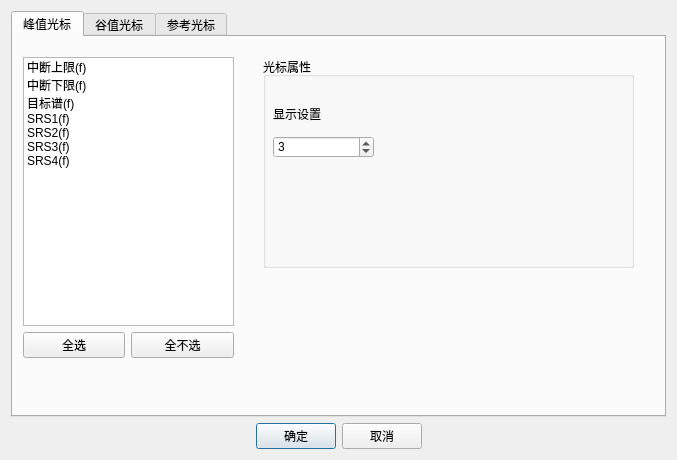
<?xml version="1.0" encoding="UTF-8"?>
<ui version="4.0">
 <class>mouseSettingDialog</class>
 <widget class="QDialog" name="mouseSettingDialog">
  <property name="geometry">
   <rect>
    <x>0</x>
    <y>0</y>
    <width>677</width>
    <height>460</height>
   </rect>
  </property>
  <property name="windowTitle">
   <string>Dialog</string>
  </property>
  <property name="styleSheet">
   <string notr="true">mouseSettingDialog{
font: 290 14pt &quot;Microsoft YaHei&quot;;
background-color:qlineargradient(spread:pad, x1:0.269528, y1:0.34, x2:1, y2:1, stop:0 rgba(0, 40, 143, 255), stop:1 rgba(255, 255, 255, 255))}</string>
  </property>
  <layout class="QGridLayout" name="gridLayout_2">
   <item row="0" column="0">
    <layout class="QGridLayout" name="gridLayout">
     <item row="1" column="0">
      <layout class="QHBoxLayout" name="horizontalLayout">
       <item>
        <spacer name="horizontalSpacer">
         <property name="orientation">
          <enum>Qt::Horizontal</enum>
         </property>
         <property name="sizeHint" stdset="0">
          <size>
           <width>40</width>
           <height>20</height>
          </size>
         </property>
        </spacer>
       </item>
       <item>
        <widget class="QPushButton" name="pushButton">
         <property name="text">
          <string>确定</string>
         </property>
        </widget>
       </item>
       <item>
        <widget class="QPushButton" name="pushButton_2">
         <property name="text">
          <string>取消</string>
         </property>
        </widget>
       </item>
       <item>
        <spacer name="horizontalSpacer_2">
         <property name="orientation">
          <enum>Qt::Horizontal</enum>
         </property>
         <property name="sizeHint" stdset="0">
          <size>
           <width>40</width>
           <height>20</height>
          </size>
         </property>
        </spacer>
       </item>
      </layout>
     </item>
     <item row="0" column="0">
      <widget class="QTabWidget" name="tabWidget">
       <property name="currentIndex">
        <number>0</number>
       </property>
       <widget class="QWidget" name="tab">
        <attribute name="title">
         <string>峰值光标</string>
        </attribute>
        <widget class="QGroupBox" name="groupBox">
         <property name="geometry">
          <rect>
           <x>250</x>
           <y>20</y>
           <width>371</width>
           <height>211</height>
          </rect>
         </property>
         <property name="title">
          <string>光标属性</string>
         </property>
         <widget class="QWidget" name="layoutWidget">
          <property name="geometry">
           <rect>
            <x>10</x>
            <y>40</y>
            <width>101</width>
            <height>61</height>
           </rect>
          </property>
          <layout class="QVBoxLayout" name="verticalLayout">
           <item>
            <widget class="QLabel" name="label">
             <property name="text">
              <string>显示设置</string>
             </property>
            </widget>
           </item>
           <item>
            <widget class="QSpinBox" name="spinBox">
             <property name="value">
              <number>3</number>
             </property>
            </widget>
           </item>
          </layout>
         </widget>
        </widget>
        <widget class="QWidget" name="layoutWidget">
         <property name="geometry">
          <rect>
           <x>10</x>
           <y>20</y>
           <width>211</width>
           <height>301</height>
          </rect>
         </property>
         <layout class="QGridLayout" name="gridLayout_3">
          <item row="0" column="0" colspan="2">
           <widget class="QListWidget" name="listWidget">
            <item>
             <property name="text">
              <string>中断上限(f)</string>
             </property>
            </item>
            <item>
             <property name="text">
              <string>中断下限(f)</string>
             </property>
            </item>
            <item>
             <property name="text">
              <string>目标谱(f)</string>
             </property>
            </item>
            <item>
             <property name="text">
              <string>SRS1(f)</string>
             </property>
            </item>
            <item>
             <property name="text">
              <string>SRS2(f)</string>
             </property>
            </item>
            <item>
             <property name="text">
              <string>SRS3(f)</string>
             </property>
            </item>
            <item>
             <property name="text">
              <string>SRS4(f)</string>
             </property>
            </item>
           </widget>
          </item>
          <item row="1" column="0">
           <widget class="QPushButton" name="pushButton_3">
            <property name="text">
             <string>全选</string>
            </property>
           </widget>
          </item>
          <item row="1" column="1">
           <widget class="QPushButton" name="pushButton_4">
            <property name="text">
             <string>全不选</string>
            </property>
           </widget>
          </item>
         </layout>
        </widget>
       </widget>
       <widget class="QWidget" name="tab_2">
        <attribute name="title">
         <string>谷值光标</string>
        </attribute>
        <layout class="QGridLayout" name="gridLayout_6">
         <item row="0" column="0" colspan="2">
          <widget class="QListWidget" name="listWidget_2">
           <item>
            <property name="text">
             <string>中断上限(f)</string>
            </property>
           </item>
           <item>
            <property name="text">
             <string>中断下限(f)</string>
            </property>
           </item>
           <item>
            <property name="text">
             <string>目标谱(f)</string>
            </property>
           </item>
           <item>
            <property name="text">
             <string>SRS1(f)</string>
            </property>
           </item>
           <item>
            <property name="text">
             <string>SRS2(f)</string>
            </property>
           </item>
           <item>
            <property name="text">
             <string>SRS3(f)</string>
            </property>
           </item>
           <item>
            <property name="text">
             <string>SRS4(f)</string>
            </property>
           </item>
          </widget>
         </item>
         <item row="0" column="2">
          <widget class="QGroupBox" name="groupBox_2">
           <property name="title">
            <string>光标属性</string>
           </property>
           <widget class="QWidget" name="layoutWidget">
            <property name="geometry">
             <rect>
              <x>10</x>
              <y>40</y>
              <width>101</width>
              <height>61</height>
             </rect>
            </property>
            <layout class="QVBoxLayout" name="verticalLayout_2">
             <item>
              <widget class="QLabel" name="label_2">
               <property name="text">
                <string>显示设置</string>
               </property>
              </widget>
             </item>
             <item>
              <widget class="QSpinBox" name="spinBox_2">
               <property name="value">
                <number>3</number>
               </property>
              </widget>
             </item>
            </layout>
           </widget>
          </widget>
         </item>
         <item row="1" column="0">
          <widget class="QPushButton" name="pushButton_5">
           <property name="text">
            <string>全选</string>
           </property>
          </widget>
         </item>
         <item row="1" column="1">
          <widget class="QPushButton" name="pushButton_6">
           <property name="text">
            <string>全不选</string>
           </property>
          </widget>
         </item>
        </layout>
       </widget>
       <widget class="QWidget" name="tab_3">
        <attribute name="title">
         <string>参考光标</string>
        </attribute>
        <layout class="QGridLayout" name="gridLayout_5">
         <item row="0" column="0" rowspan="4">
          <widget class="QListWidget" name="listWidget_3"/>
         </item>
         <item row="0" column="1" colspan="2">
          <widget class="QGroupBox" name="groupBox_3">
           <property name="title">
            <string>光标设置</string>
           </property>
           <layout class="QGridLayout" name="gridLayout_4">
            <item row="0" column="0">
             <layout class="QVBoxLayout" name="verticalLayout_3">
              <item>
               <layout class="QHBoxLayout" name="horizontalLayout_2">
                <item>
                 <widget class="QLabel" name="label_3">
                  <property name="text">
                   <string>颜色：</string>
                  </property>
                 </widget>
                </item>
                <item>
                 <widget class="QLabel" name="label_4">
                  <property name="text">
                   <string/>
                  </property>
                 </widget>
                </item>
                <item>
                 <widget class="QPushButton" name="pushButton_7">
                  <property name="text">
                   <string>选择颜色</string>
                  </property>
                 </widget>
                </item>
               </layout>
              </item>
              <item>
               <layout class="QHBoxLayout" name="horizontalLayout_3">
                <item>
                 <widget class="QLabel" name="label_5">
                  <property name="text">
                   <string>宽度</string>
                  </property>
                 </widget>
                </item>
                <item>
                 <widget class="QComboBox" name="comboBox">
                  <item>
                   <property name="text">
                    <string>1</string>
                   </property>
                  </item>
                  <item>
                   <property name="text">
                    <string>2</string>
                   </property>
                  </item>
                  <item>
                   <property name="text">
                    <string>3</string>
                   </property>
                  </item>
                  <item>
                   <property name="text">
                    <string>4</string>
                   </property>
                  </item>
                  <item>
                   <property name="text">
                    <string>5</string>
                   </property>
                  </item>
                 </widget>
                </item>
               </layout>
              </item>
              <item>
               <layout class="QHBoxLayout" name="horizontalLayout_4">
                <item>
                 <widget class="QLabel" name="label_6">
                  <property name="text">
                   <string>线类型</string>
                  </property>
                 </widget>
                </item>
                <item>
                 <widget class="QComboBox" name="comboBox_2">
                  <item>
                   <property name="text">
                    <string>实线</string>
                   </property>
                  </item>
                  <item>
                   <property name="text">
                    <string>虚线</string>
                   </property>
                  </item>
                  <item>
                   <property name="text">
                    <string>点线</string>
                   </property>
                  </item>
                  <item>
                   <property name="text">
                    <string>点划线</string>
                   </property>
                  </item>
                 </widget>
                </item>
               </layout>
              </item>
             </layout>
            </item>
           </layout>
          </widget>
         </item>
         <item row="0" column="3">
          <spacer name="horizontalSpacer_4">
           <property name="orientation">
            <enum>Qt::Horizontal</enum>
           </property>
           <property name="sizeHint" stdset="0">
            <size>
             <width>178</width>
             <height>20</height>
            </size>
           </property>
          </spacer>
         </item>
         <item row="1" column="1">
          <spacer name="verticalSpacer">
           <property name="orientation">
            <enum>Qt::Vertical</enum>
           </property>
           <property name="sizeHint" stdset="0">
            <size>
             <width>20</width>
             <height>68</height>
            </size>
           </property>
          </spacer>
         </item>
         <item row="2" column="1">
          <layout class="QHBoxLayout" name="horizontalLayout_5">
           <item>
            <widget class="QPushButton" name="pushButton_8">
             <property name="text">
              <string>添加光标</string>
             </property>
            </widget>
           </item>
           <item>
            <widget class="QPushButton" name="pushButton_9">
             <property name="text">
              <string>清空光标</string>
             </property>
            </widget>
           </item>
          </layout>
         </item>
         <item row="2" column="2" colspan="2">
          <spacer name="horizontalSpacer_3">
           <property name="orientation">
            <enum>Qt::Horizontal</enum>
           </property>
           <property name="sizeHint" stdset="0">
            <size>
             <width>185</width>
             <height>20</height>
            </size>
           </property>
          </spacer>
         </item>
         <item row="3" column="1">
          <spacer name="verticalSpacer_2">
           <property name="orientation">
            <enum>Qt::Vertical</enum>
           </property>
           <property name="sizeHint" stdset="0">
            <size>
             <width>20</width>
             <height>57</height>
            </size>
           </property>
          </spacer>
         </item>
        </layout>
       </widget>
      </widget>
     </item>
    </layout>
   </item>
  </layout>
 </widget>
 <resources/>
 <connections/>
</ui>
